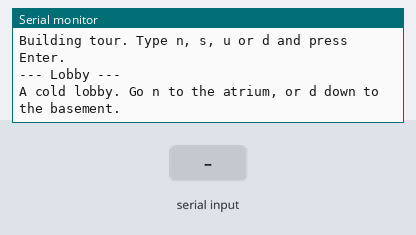
A sketch run on a simulated Arduino Uno, built with avr-gcc and run on an emulated ATmega328P. On the bench: the last lines printed to the serial monitor. The inputs (shaded band) are chosen by the test bench.

Above: at 3.2 s.
3.3 s: "n\n" received over Serial
At 3.8 s:
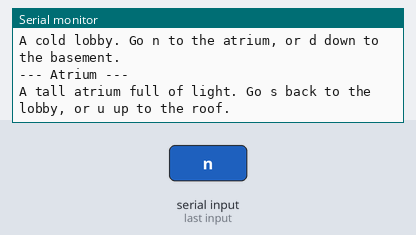
4.8 s: "d\n" received over Serial
At 6.0 s:
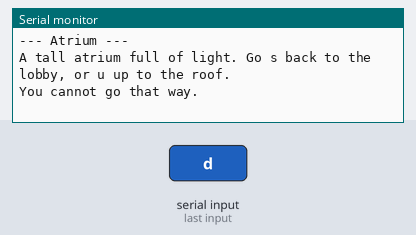
6.3 s: "u\n" received over Serial
At 7.2 s:
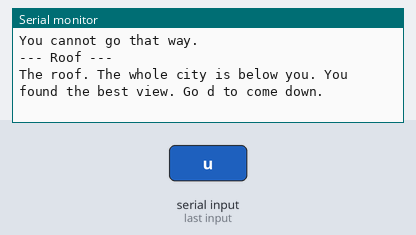

Measured:
- after the input at 3.3 s, the serial monitor: prints a new line at once (image 1)
- after the input at 4.8 s, the serial monitor: prints a new line at once (image 2)
- after the input at 6.3 s, the serial monitor: prints a new line at once (image 3)

The sketch:

extra_03_text_adventure.ino
```cpp
int room = 0;   // 0 lobby, 1 atrium, 2 roof, 3 basement
String roomNames[] = {"Lobby", "Atrium", "Roof", "Basement"};

void describe() {
  Serial.println("--- " + roomNames[room] + " ---");
  if (room == 0) Serial.println("A cold lobby. Go n to the atrium, or d down to the basement.");
  if (room == 1) Serial.println("A tall atrium full of light. Go s back to the lobby, or u up to the roof.");
  if (room == 2) Serial.println("The roof. The whole city is below you. You found the best view. Go d to come down.");
  if (room == 3) Serial.println("A damp basement with one flickering lamp. Go u back up to the lobby.");
}

void setup() {
  Serial.begin(115200);
  delay(2000);
  Serial.println("Building tour. Type n, s, u or d and press Enter.");
  describe();
}

void loop() {
  if (Serial.available()) {
    String c = Serial.readStringUntil('\n');
    c.trim();
    int next = room;
    if (room == 0 && c == "n") next = 1;
    else if (room == 0 && c == "d") next = 3;
    else if (room == 1 && c == "s") next = 0;
    else if (room == 1 && c == "u") next = 2;
    else if (room == 2 && c == "d") next = 1;
    else if (room == 3 && c == "u") next = 0;
    if (next == room) {
      Serial.println("You cannot go that way.");
    } else {
      room = next;
      describe();
    }
  }
}
```
